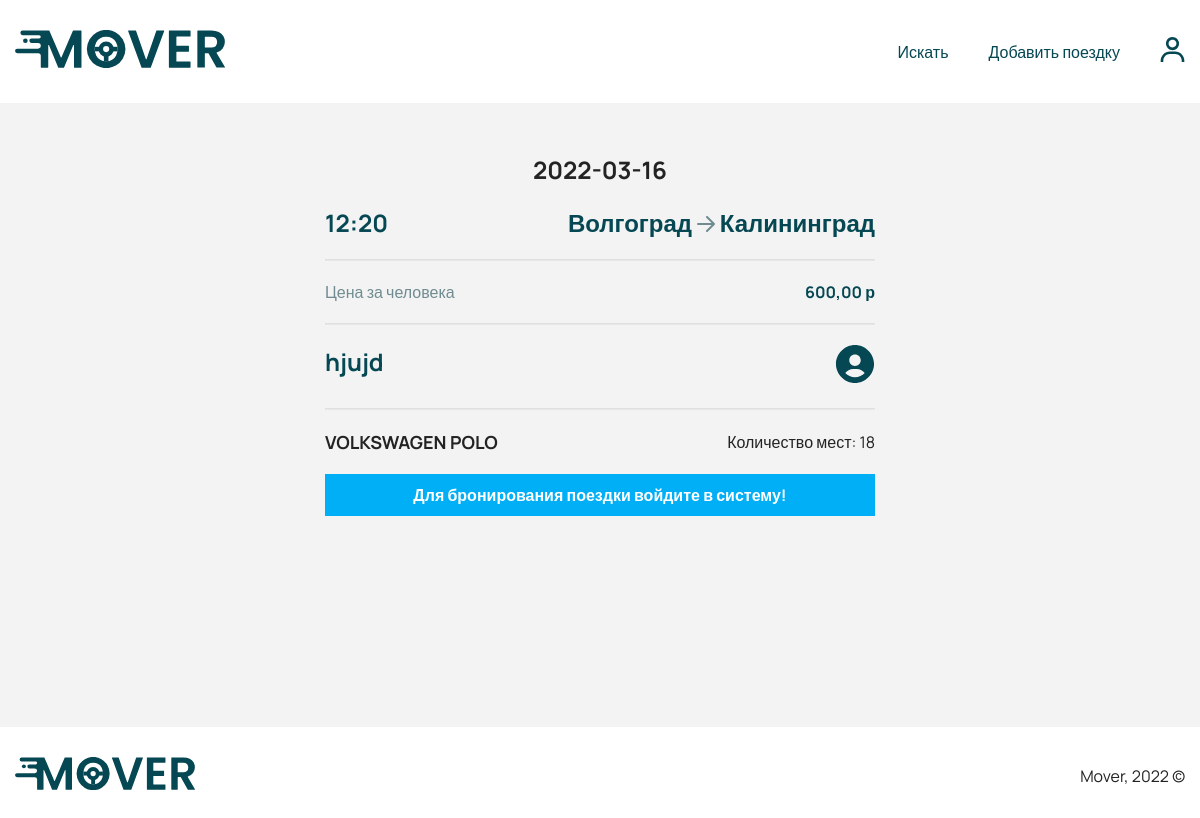
Before: /trip.php?id=4 with the older database file.
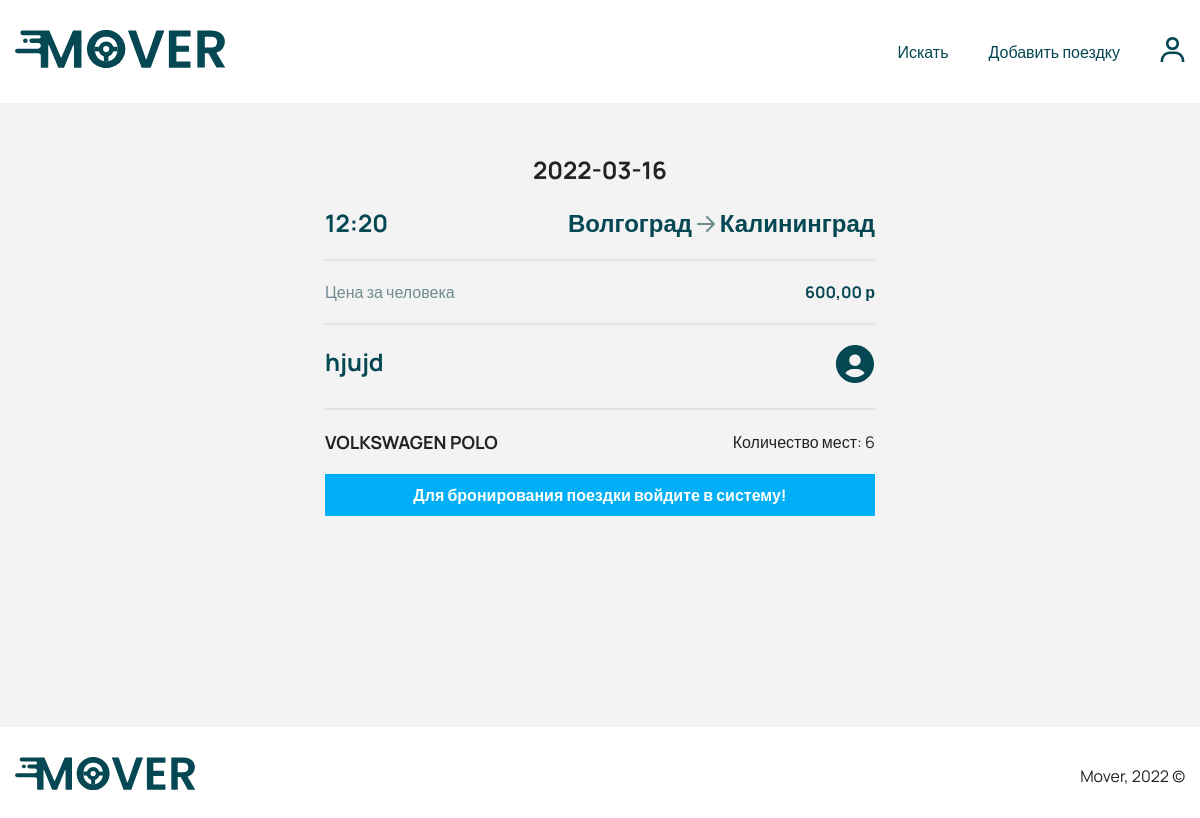
After: the same page with the newer database file.
### tables this page shows
CREATE TABLE `trip` (
  `id` int(11) NOT NULL,
  `from` varchar(255) DEFAULT NULL,
  `to` varchar(255) DEFAULT NULL,
  `time` varchar(255) DEFAULT NULL,
  `date` varchar(255) DEFAULT NULL,
  `price` int(11) DEFAULT '0',
  `car_seats` int(11) DEFAULT NULL,
  `car_id` int(11) DEFAULT NULL,
  `user_id` int(11) DEFAULT NULL,
  `status_id` int(11) NOT NULL DEFAULT '1',
  `created_at` timestamp NOT NULL DEFAULT CURRENT_TIMESTAMP
);

CREATE TABLE `users` (
  `id` int(11) NOT NULL,
  `email` varchar(255) DEFAULT NULL,
  `password` varchar(255) DEFAULT NULL,
  `phone` varchar(255) DEFAULT NULL,
  `first_name` varchar(255) DEFAULT NULL,
  `last_name` varchar(255) DEFAULT NULL,
  `mid_name` varchar(255) DEFAULT NULL,
  `photo_url` varchar(255) DEFAULT 'user.svg',
  `rides` int(11) DEFAULT '0',
  `rating` double DEFAULT NULL,
  `car_id` int(11) DEFAULT NULL,
  `role_id` int(11) DEFAULT '1',
  `created_at` timestamp NULL DEFAULT CURRENT_TIMESTAMP
);

CREATE TABLE `cars` (
  `id` int(11) NOT NULL,
  `name` varchar(255) DEFAULT NULL
);

### app/QueryDataBase.php (called while the page is built, shortened)
<?php
class QueryDataBase
{
    protected $link;
    private function connect(): void
    {
        try {
            $host = "localhost";
            $dbname = "mover_db";
            $username = "root";
            $password = "";
            $dsn = "mysql:host=$host;dbname=$dbname;charset=utf8;";
        } catch (PDOException $err) {
            die("Ошибка выполнения скрипта: " . $err->getMessage());
        }
    }
    public function query(string $sql)
    {
        $statement = $this->getLink()->prepare($sql);
        $statement->execute();
        return $statement;
    }
    public function getLink()
    {
        return $this->link;
    }
    public function setLink($link): QueryDataBase
    {
        $this->link = $link;
        return $this;
    }
}

### trip.php (the view, shortened to what this page needs)
<?php
require('app/QueryDataBase.php');
$database = new QueryDataBase();
if (isset($_GET)) {
    $trip = $database->query("SELECT *, trip.id AS trip_id FROM `trip` INNER JOIN `users` ON `trip`.`user_id` = `users`.`id` WHERE trip.id = " . $_GET['id'])->fetchAll(PDO::FETCH_ASSOC);
} else {
    header("Location: /search.php");
    die();
}
?>
<!doctype html>
<html lang="en">
<head>
    <?php require('app/snippets/head.php'); ?>
</head>
<body>
<?php require('app/snippets/header.php'); ?>
<section class="section section-single trip">
    <div class="container">
        <div class="section-content trip-content">
            <?php foreach ($trip as $val): ?>
                <h1 class="trip-date"><?php echo $val['date']; ?></h1>
                <div class="trip-route">
                    <h2 class="trip-title"><?php echo $val['time']; ?></h2>
                    <h2 class="trip-title"> <?php echo $val['from']; ?>
                        <img src="assets/images/icons/arrow.svg"
                             alt="arrow"> <?php echo $val['to']; ?></h2>
                </div>
                <hr>
                <div class="trip-price">
                    <p class="trip-price__desc">Цена за человека</p>
                    <p class="price"><?php echo $val['price']; ?>,00 р</p>
                </div>
                <hr>
                <div class="trip-user user">
                    <div class="user-info">
                        <h2 class="user-name"><?php echo $val['first_name']; ?></h2>
                    </div>
                    <a href="/profile.php?id=<?php echo $val['id']; ?>">
                        <img src="assets/images/avatar/<?php echo $val['photo_url']; ?>" alt="user"
                             class="user__photo">
                    </a>
                </div>
                <hr>
                <?php $car = $database->getLink()->query("SELECT `name` FROM `cars` WHERE id = " . $val['car_id'])->fetchAll(PDO::FETCH_ASSOC)[0]; ?>
                <div class="trip-info">
                    <h2 class="trip-car"><?php echo $car['name']; ?></h2>
                    <p class="trip-seats">Количество мест: <?php echo $val['car_seats'] ?></p>
                </div>
                <?php if (isset($_SESSION['id'])): ?>
                    <?php if($val['car_seats'] < 1): ?>
                        <p>К сожалению места закончились!</p>
                    <?php else: ?>
                        <a href="/app/actions/createBooking.action.php?trip_id=<?php echo $val['trip_id']; ?>&user_id=<?php echo $_SESSION['id']; ?>"
                           class="button trip__button">Забронировать</a>
                    <?php endif; ?>
                <?php else: ?>
                    <a href="/login.php" class="button trip__button">Для бронирования поездки войдите в систему!</a>
                <?php endif; ?>
            <?php endforeach; ?>
        </div>
    </div>
</section>
<footer class="footer">
    <div class="container">
        <div class="footer-content">
            <div class="footer-logo">
                <img src="assets/images/icons/logo.svg" alt="logo" class="logo">
            </div>
            <p class="footer__text">Mover, 2022 &copy;</p>
        </div>
    </div>
</footer>
</body>
</html>

Changed rows visible on the page:
changed trip "Волгоград": car_seats "18" → "6"
